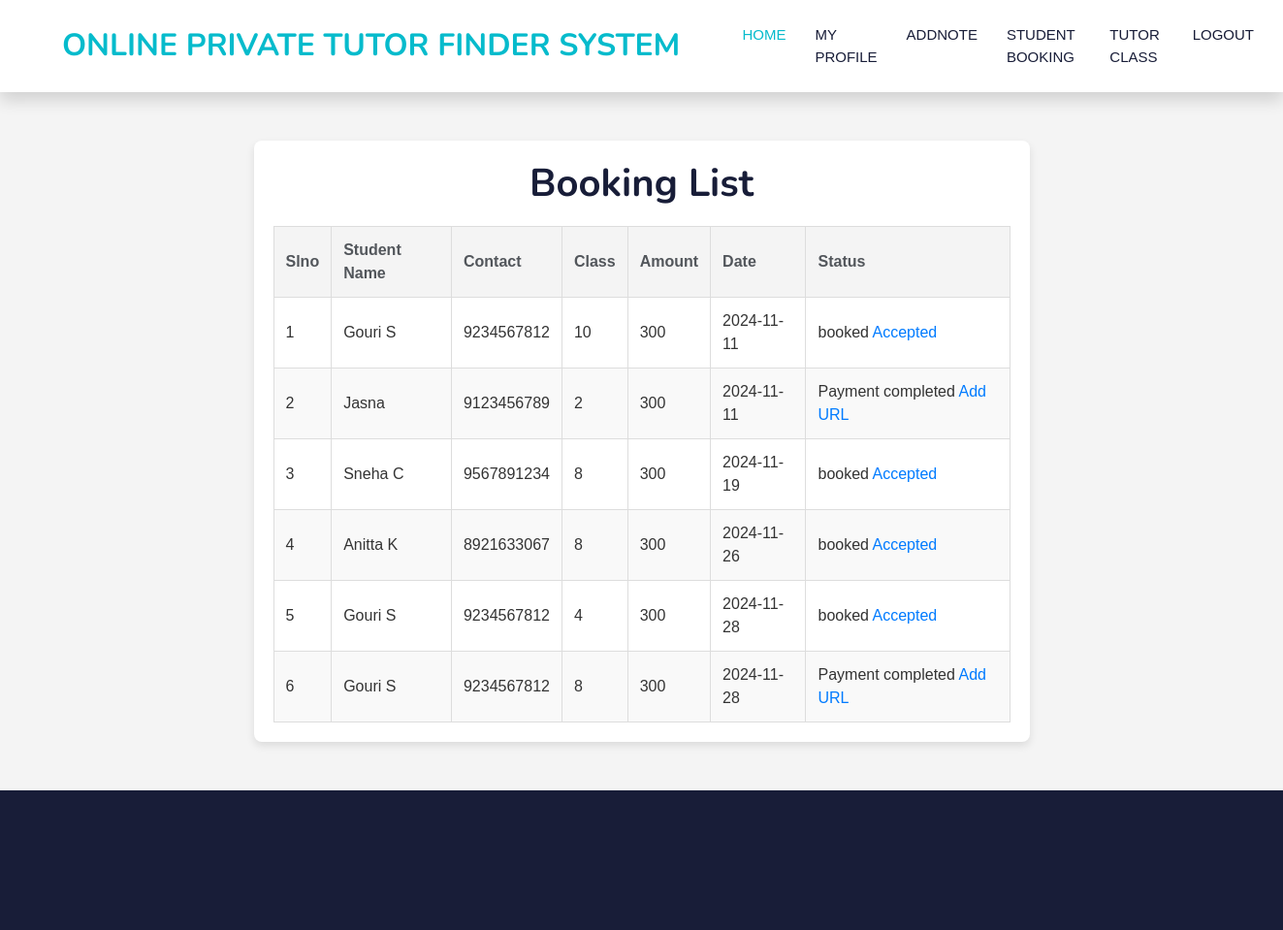
The app's page /Project/Tutor/Viewstudentbooking.php (signed in) with its own data.
### tables this page shows
CREATE TABLE `tbl_booking` (
  `booking_id` int(11) NOT NULL,
  `booking_date` date NOT NULL,
  `student_id` int(11) NOT NULL,
  `student_amount` varchar(22) NOT NULL,
  `student_status` varchar(33) NOT NULL,
  `tutorclass_id` int(11) NOT NULL,
  `tutorclass_meeturl` varchar(200) NOT NULL,
  `booking_status` int(11) NOT NULL DEFAULT 0
);

CREATE TABLE `tbl_student` (
  `student_id` int(11) NOT NULL,
  `student_name` varchar(30) NOT NULL,
  `student_email` varchar(40) NOT NULL,
  `student_gender` varchar(30) NOT NULL,
  `student_contact` varchar(50) NOT NULL,
  `student_address` varchar(45) NOT NULL,
  `student_dob` varchar(20) NOT NULL,
  `student_password` varchar(25) NOT NULL,
  `student_photo` varchar(70) NOT NULL,
  `place_id` int(11) NOT NULL
);

CREATE TABLE `tbl_class` (
  `class_id` int(11) NOT NULL,
  `class_name` varchar(40) NOT NULL
);

### Project/Tutor/Viewstudentbooking.php (the view, shortened to what this page needs)
<?php
include('../Assets/connection/connection.php');
include("Head.php");
        ?>
<!DOCTYPE html PUBLIC "-//W3C//DTD XHTML 1.0 Transitional//EN" "http://www.w3.org/TR/xhtml1/DTD/xhtml1-transitional.dtd">
<html xmlns="http://www.w3.org/1999/xhtml">
<head>
</head>
<body>
<div class="table-container">
    <h1>Booking List</h1>
    <table>
        <thead>
            <tr>
                <th>Slno</th>
                <th>Student Name</th>
                <th>Contact</th>
                <th>Class</th>
                <th>Amount</th>
                <th>Date</th>
                <th>Status</th>
            </tr>
        </thead>
        <tbody>
        <?php
            $i = 0;
            $sel = "SELECT * FROM tbl_booking b
                    INNER JOIN tbl_student s ON b.student_id = s.student_id
                    INNER JOIN tbl_tutorclass t ON t.tutorclass_id = b.tutorclass_id
                    INNER JOIN tbl_class c ON t.class_id = c.class_id
                    WHERE tutor_id = '".$_SESSION['tutorid']."'";
            $result = $Conn->query($sel);
            while ($data = $result->fetch_assoc()) {
                $i++;
        ?>
            <tr>
                <td><?php echo $i; ?></td>
                <td><?php echo $data['student_name']; ?></td>
                <td><?php echo $data['student_contact']; ?></td>
                <td><?php echo $data['class_name']; ?></td>
                <td><?php echo $data['student_amount']; ?></td>
                <td><?php echo $data['booking_date']; ?></td>
                <td>
    <?php
    if ($data['booking_status'] == 0) {
        echo "booked";
        ?>
        <a href="Viewstudentbooking.php?aid=<?php echo $data['booking_id']; ?>">Accepted</a>
        <?php
    } else if ($data['booking_status'] == 1) {
        echo "Accepted";
    }
    else if($data['booking_status'] == 2)
    {
        echo "Payment completed";
        ?>
        <a href="AddUrl.php?id=<?php echo $data['booking_id']; ?>">Add URL</a>
        <?php
    } else if ($data['booking_status'] == 3) {
        ?>
        <a href="Viewstudentbooking.php?rid=<?php echo $data['booking_id']; ?>">Rejected</a>
        <?php
    }
    ?>
</td>
            </tr>
        <?php } ?>
        </tbody>
    </table>
</div>
</body>
</html>
<?php
include("Foot.php");
?>

### Project/Assets/Template/Main/css/style.css (style rules this page uses)
:root { --primary: #06BBCC; --light: #F0FBFC; --dark: #181d38; }

### Project/Tutor/Viewstudentbooking.php (style rules this page uses)
body { font-family: Arial, sans-serif; background-color: #f4f4f4; margin: 0; padding: 0; }
.table-container { width: 100%; max-width: 800px; margin: 50px auto; background-color: #fff; padding: 20px; box-shadow: 0px 4px 8px rgba(0, 0, 0, 0.1); border-radius: 8px; }
h1 { text-align: center; margin-bottom: 20px; }
table { width: 100%; border-collapse: collapse; }
th, td { padding: 12px; border: 1px solid #ddd; text-align: left; }
th { background-color: #f4f4f4; font-weight: bold; }
td { color: #333; }
tr:nth-child(even) { background-color: #f9f9f9; }
a { color: #007bff; text-decoration: none; }

### records on screen
tbl_booking: student.student_name "Gouri S", student.student_contact "9234567812", tbl_class.class_name "10", student_amount "300", booking_date "2024-11-11"
tbl_booking: student.student_name "Jasna", student.student_contact "9123456789", tbl_class.class_name "2", student_amount "300", booking_date "2024-11-11"
tbl_booking: student.student_name "Sneha C", student.student_contact "9567891234", tbl_class.class_name "8", student_amount "300", booking_date "2024-11-19"
tbl_booking: student.student_name "Anitta K", student.student_contact "8921633067", tbl_class.class_name "8", student_amount "300", booking_date "2024-11-26"
tbl_booking: student.student_name "Gouri S", student.student_contact "9234567812", tbl_class.class_name "4", student_amount "300", booking_date "2024-11-28"
tbl_booking: student.student_name "Gouri S", student.student_contact "9234567812", tbl_class.class_name "8", student_amount "300", booking_date "2024-11-28"
